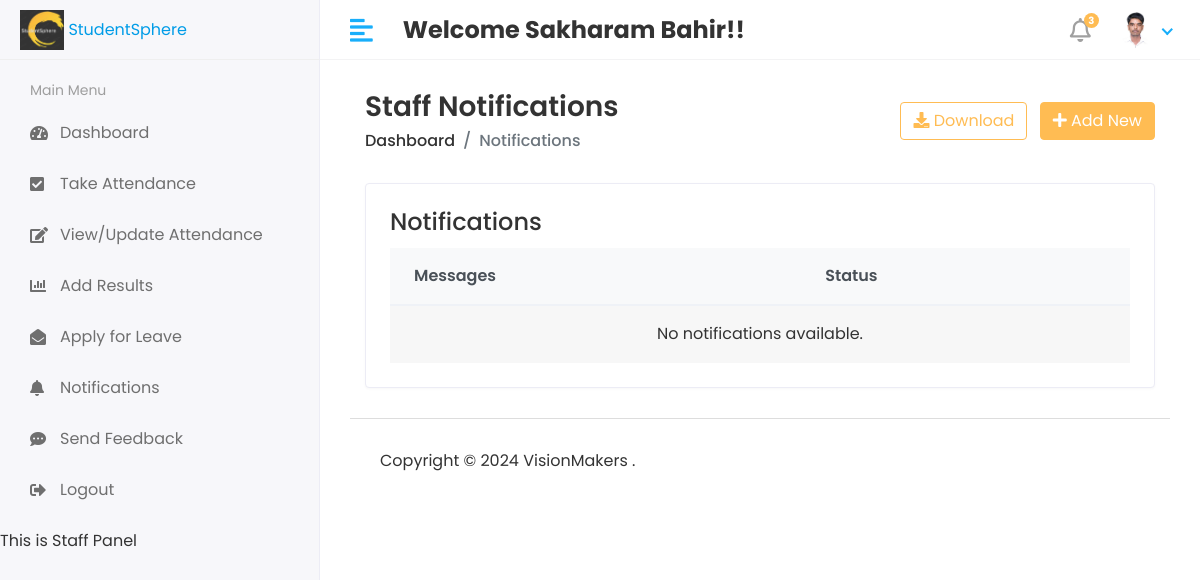
Before: /Staff/Notifications (signed in) with the older database file.
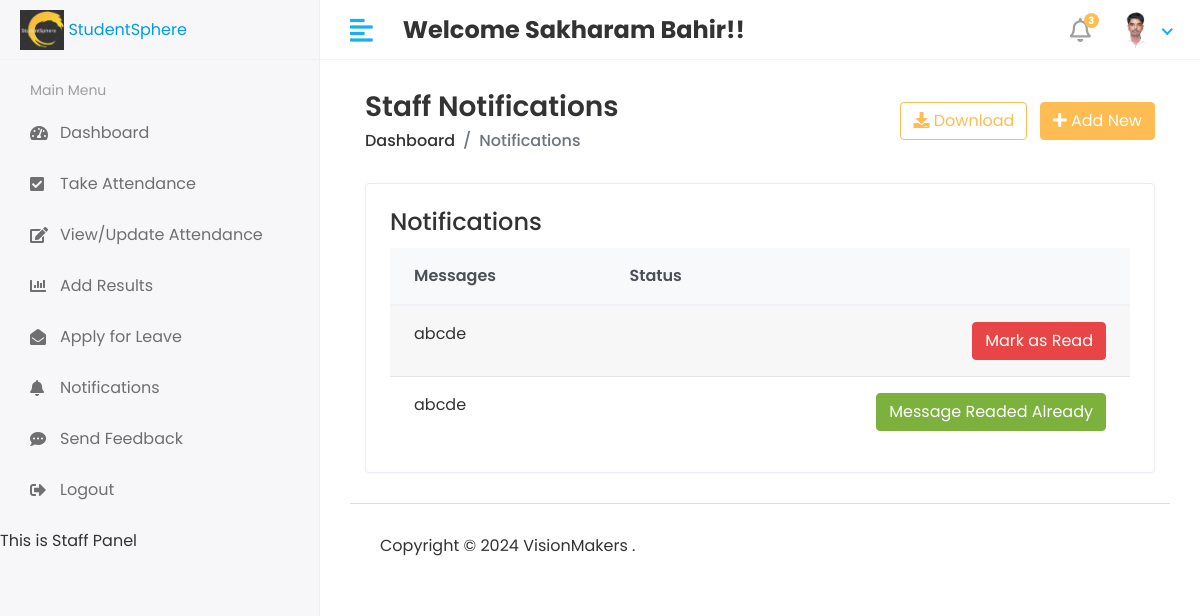
After: the same page with the newer database file.
### app/models.py (models this page shows, shortened)
class Staff_Notification(models.Model):
    staff_id = models.ForeignKey(Staff, on_delete=models.CASCADE)
    message = models.TextField()
    created_at = models.DateTimeField(auto_now_add=True)
    status = models.IntegerField(null=True,default=0)

### StudentSphere/Staff_Views.py (the view)
# urls.py: path('Staff/Notifications', Staff_Views.NOTIFICATIONS, name='staff_notifications'),
@login_required(login_url='/')
def NOTIFICATIONS(request):
    try:
        staff = Staff.objects.get(admin=request.user)
        notifications = Staff_Notification.objects.filter(staff_id=staff)
        return render(request, 'Staff/Notifications.html', {'messages': notifications})
    except Staff.DoesNotExist:
        messages.error(request, "You are not authorized to view this page.")
        return redirect('home')

### templates/Staff/Notifications.html
{% extends 'base.html' %}
{% block content %}
<div class="content container-fluid">
    <div class="page-header">
        <div class="row align-items-center">
            <div class="col">
                <h3 class="page-title">Staff Notifications</h3>
                <ul class="breadcrumb">
                    <li class="breadcrumb-item"><a href="{% url 'staff_home' %}">Dashboard</a></li>
                    <li class="breadcrumb-item active">Notifications</li>
                </ul>
            </div>
            <div class="col-auto text-right float-right ml-auto">
                <a href="#" class="btn btn-outline-primary mr-2"><i class="fas fa-download"></i> Download</a>
                <a href="#" class="btn btn-primary"><i class="fas fa-plus"></i> Add New</a>
            </div>
        </div>
    </div>
    <div class="row">
        <div class="col-sm-12">
            <div class="card card-table">
                <div class="card-body">
                    <h4 class="card-title">Notifications</h4>
                    <div class="table-responsive">
                        <table id="table_id" class="table table-striped table-hover">
                            <thead class="thead-light">
                                <tr>
                                    <th>Messages</th>
                                    <th>Status</th>
                                </tr>
                            </thead>
                            <tbody>
                                {% if messages %}
                                    {% for i in messages %}
                                    <tr>
                                        <td>{{ i.message }}</td>
                                       <td class="text-right">
                                       <div class="actions">
                                            {% if i.status %}
                                            <a href="#" class="btn btn-success" disable >Message Readed Already</a>
                                            {% else %}
                                            <a href="{% url 'mark_as_done' status=i.id %}" class="btn btn-danger">Mark as Read</a>
                                            {% endif %}
                                        </div>
                                       </td>
                                    </tr>
                                    {% endfor %}
                                {% else %}
                                    <tr>
                                        <td colspan="2" class="text-center">No notifications available.</td>
                                    </tr>
                                {% endif %}
                            </tbody>
                        </table>
                    </div>
                </div>
            </div>
        </div>
    </div>
</div>
{% endblock %}

Changed rows visible on the page:
added Staff_Notification: message "abcde", status "Mark as Read"
added Staff_Notification: message "abcde", status "Message Readed Already"
Other visible differences:
text no longer shown: "No notifications available."
